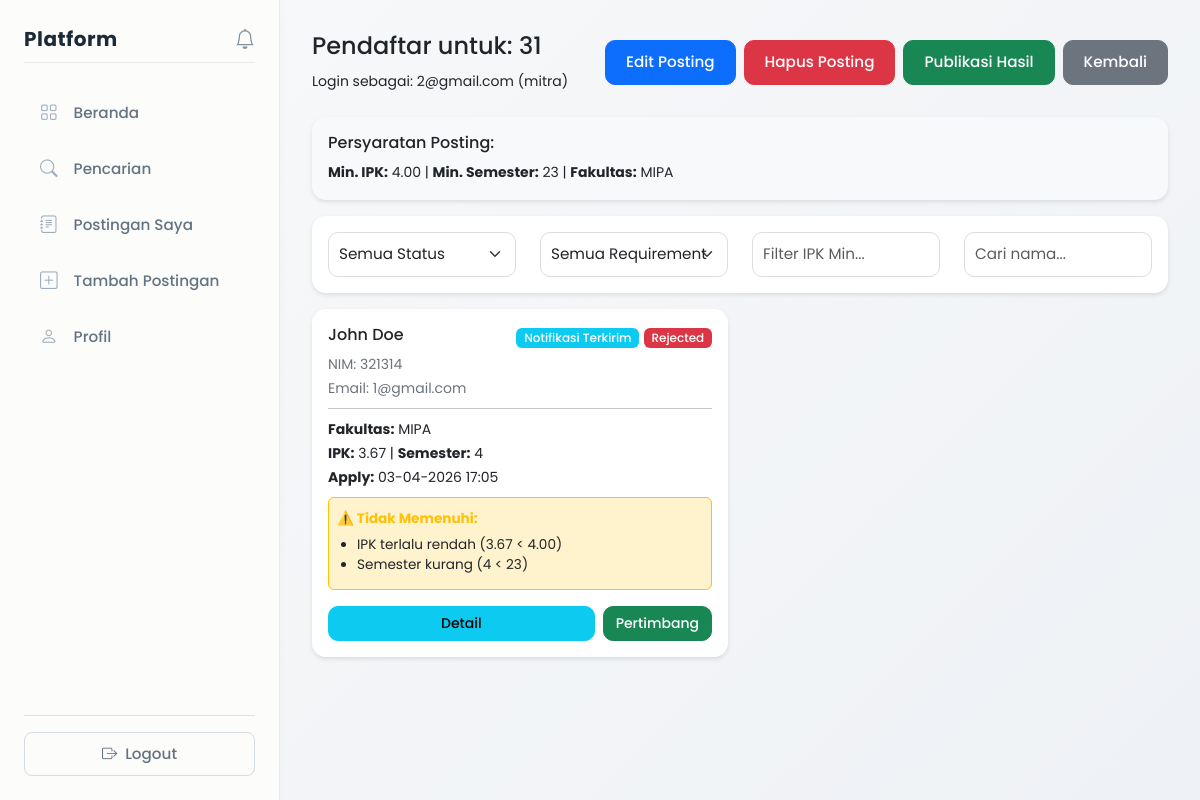
Screenshot of /views/mitra/applicants.php?id=4 (signed in) with the database file from the repository.
### tables this page shows
CREATE TABLE `peluang` (
  `id` int NOT NULL,
  `mitra_id` int NOT NULL,
  `judul` varchar(150) NOT NULL,
  `deskripsi` text NOT NULL,
  `tipe` enum('magang','kursus') NOT NULL,
  `lokasi` varchar(100) DEFAULT NULL,
  `kuota` int DEFAULT '0',
  `min_ipk` decimal(3,2) DEFAULT '0.00',
  `min_semester` int DEFAULT '1',
  `fakultas` varchar(100) DEFAULT NULL,
  `deadline` datetime NOT NULL,
  `status` enum('pending','approved','rejected') DEFAULT 'approved',
  `created_at` timestamp NULL DEFAULT CURRENT_TIMESTAMP,
  `closed_at` timestamp NULL DEFAULT NULL
);

CREATE TABLE `lamaran` (
  `id` int NOT NULL,
  `mahasiswa_id` int NOT NULL,
  `peluang_id` int NOT NULL,
  `is_recommended` tinyint(1) DEFAULT '0',
  `tanggal_apply` timestamp NULL DEFAULT CURRENT_TIMESTAMP,
  `status` enum('pending','accepted','rejected') DEFAULT 'pending',
  `result_published` tinyint(1) DEFAULT '0' COMMENT 'Status: 0=not published, 1=published to mahasiswa'
);

CREATE TABLE `mahasiswa` (
  `id` int NOT NULL,
  `user_id` int NOT NULL,
  `nim` varchar(20) DEFAULT NULL,
  `nama` varchar(100) DEFAULT NULL,
  `fakultas` varchar(100) DEFAULT NULL,
  `prodi` varchar(100) DEFAULT NULL,
  `angkatan` year DEFAULT NULL,
  `semester` int DEFAULT NULL,
  `ipk` decimal(3,2) DEFAULT NULL,
  `dpa_id` int DEFAULT NULL
);

CREATE TABLE `users` (
  `id` int NOT NULL,
  `email` varchar(100) NOT NULL,
  `password` varchar(255) NOT NULL,
  `role` enum('mahasiswa','mitra','admin','dpa') NOT NULL,
  `created_at` timestamp NULL DEFAULT CURRENT_TIMESTAMP,
  `status` enum('active','pending','inactive') DEFAULT 'active'
);

### views/mitra/applicants.php (the view, shortened to what this page needs)
<?php
include __DIR__ . '/../../config/database.php';
$peluang_id = (int)$_GET['id'];
$user_id = $_SESSION['user_id'];
$query = "SELECT id, judul FROM peluang WHERE id = ? AND mitra_id = ?";
$stmt = mysqli_prepare($conn, $query);
mysqli_stmt_bind_param($stmt, 'ii', $peluang_id, $user_id);
mysqli_stmt_execute($stmt);
$result = mysqli_stmt_get_result($stmt);
$post = mysqli_fetch_assoc($result);
$query = "SELECT l.id, l.tanggal_apply, l.status, l.is_recommended, l.result_published,
                 m.nim, m.nama, m.fakultas, m.ipk, m.semester,
                 u.email,
                 p.min_ipk, p.min_semester, p.fakultas as required_fakultas, p.tipe
          FROM lamaran l
          JOIN mahasiswa m ON l.mahasiswa_id = m.id
          JOIN users u ON m.user_id = u.id
          JOIN peluang p ON l.peluang_id = p.id
          WHERE l.peluang_id = ?
          ORDER BY l.tanggal_apply DESC";
$stmt = mysqli_prepare($conn, $query);
mysqli_stmt_bind_param($stmt, 'i', $peluang_id);
mysqli_stmt_execute($stmt);
$applications = mysqli_stmt_get_result($stmt);
?>
<!DOCTYPE html>
<html>
<head>
    <link href="https://cdn.jsdelivr.net/npm/bootstrap@5.3.0/dist/css/bootstrap.min.css" rel="stylesheet">
    <link rel="stylesheet" href="https://cdn.jsdelivr.net/npm/bootstrap-icons@1.11.0/font/bootstrap-icons.css">
    <link rel="stylesheet" href="../../assets/css/global.css">
    <link rel="stylesheet" href="../../assets/css/layout.css">
</head>
<body>
<div class="d-flex">
    <?php include __DIR__ . '/../layouts/sidebar.php'; ?>
    <div class="content">
        <div class="d-flex justify-content-between align-items-center mb-4">
            <div>
                <h4>Pendaftar untuk: <?php echo htmlspecialchars($post['judul']); ?></h4>
                <small>
                    Login sebagai: <?php echo htmlspecialchars($_SESSION['email']); ?> (mitra)
                </small>
            </div>
            <div class="d-flex gap-2">
                <a href="<?= BASE_URL ?>/views/mitra/edit_post.php?id=<?php echo $peluang_id; ?>" class="btn btn-primary">
                    Edit Posting
                </a>
                <button type="button" class="btn btn-danger"
                    onclick="deletePost(<?php echo $peluang_id; ?>, '<?php echo htmlspecialchars($post['judul']); ?>')">
                    Hapus Posting
                </button>
                <button type="button" class="btn btn-success"
                    onclick="publishResults(<?php echo $peluang_id; ?>, '<?php echo htmlspecialchars($post['judul']); ?>')">
                    Publikasi Hasil
                </button>
                <a href="my_posts.php" class="btn btn-secondary">Kembali</a>
            </div>
        </div>
        <?php
        $req_query = "SELECT min_ipk, min_semester, fakultas FROM peluang WHERE id = ?";
        $req_stmt = mysqli_prepare($conn, $req_query);
        mysqli_stmt_bind_param($req_stmt, 'i', $peluang_id);
        mysqli_stmt_execute($req_stmt);
        $req_result = mysqli_stmt_get_result($req_stmt);
        $requirements = mysqli_fetch_assoc($req_result);
        ?>
        <div class="card mb-3 bg-light">
            <div class="card-body">
                <h6>Persyaratan Posting:</h6>
                <small>
                    <strong>Min. IPK:</strong> <?php echo $requirements['min_ipk'] ?? 'Tidak ada'; ?> |
                    <strong>Min. Semester:</strong> <?php echo $requirements['min_semester'] ?? 'Tidak ada'; ?> |
                    <strong>Fakultas:</strong> <?php echo $requirements['fakultas'] ?? 'Semua'; ?>
                </small>
            </div>
        </div>
        <div class="card mb-3">
            <div class="card-body">
                <div class="row">
                    <div class="col-md-3">
                        <select class="form-select" id="filterStatus" onchange="filterApplications()">
                            <option value="">Semua Status</option>
                        </select>
                    </div>
                    <div class="col-md-3">
                        <select class="form-select" id="filterRequirement" onchange="filterApplications()">
                            <option value="">Semua Requirement</option>
                        </select>
                    </div>
                    <div class="col-md-3">
                        <input type="number" class="form-control" id="filterIPK" placeholder="Filter IPK Min..." onchange="filterApplications()">
                    </div>
                    <div class="col-md-3">
                        <input type="text" class="form-control" id="filterName" placeholder="Cari nama..." onkeyup="filterApplications()">
                    </div>
                </div>
            </div>
        </div>
        <div class="row">
            <?php if (mysqli_num_rows($applications) > 0):
                mysqli_data_seek($applications, 0);
                while ($app = mysqli_fetch_assoc($applications)):
                    $lacks_ipk = $app['min_ipk'] && $app['ipk'] < $app['min_ipk'];
                    $lacks_semester = $app['min_semester'] && $app['semester'] < $app['min_semester'];
                    $lacks_faculty = $app['required_fakultas'] && $app['fakultas'] !== $app['required_fakultas'];
                    $lacks_any = $lacks_ipk || $lacks_semester || $lacks_faculty;
                    $meets_all = !$lacks_any;
                    ?>
                    <div class="col-md-6 mb-3 applicant-card"
                         data-status="<?php echo $app['status']; ?>"
                         data-name="<?php echo strtolower($app['nama']); ?>"
                         data-ipk="<?php echo $app['ipk']; ?>"
                         data-meets="<?php echo $meets_all ? 'meets' : 'lacks'; ?>">
                        <div class="card h-100 <?php echo $lacks_any ? 'border-warning border-2' : 'border-success'; ?>">
                            <div class="card-body">
                                <div class="d-flex justify-content-between align-items-start mb-2">
                                    <div>
                                        <h6><?php echo htmlspecialchars($app['nama']); ?></h6>
                                        <small class="text-muted">
                                            NIM: <?php echo htmlspecialchars($app['nim']); ?><br>
                                            Email: <?php echo htmlspecialchars($app['email']); ?>
                                        </small>
                                    </div>
                                    <div class="text-end">
                                        <?php if ($app['result_published']): ?>
                                            <span class="badge bg-info">Notifikasi Terkirim</span>
                                        <?php endif; ?>
                                        <span class="badge
                                            <?php echo ($app['status'] == 'accepted') ? 'bg-success' :
                                                   (($app['status'] == 'rejected') ? 'bg-danger' : 'bg-warning'); ?>">
                                            <?php echo ucfirst($app['status']); ?>
                                        </span>
                                    </div>
                                </div>
                                <hr class="my-2">
                                <small>
                                    <strong>Fakultas:</strong> <?php echo htmlspecialchars($app['fakultas']); ?><br>
                                    <strong>IPK:</strong> <?php echo $app['ipk']; ?> | <strong>Semester:</strong> <?php echo $app['semester']; ?><br>
                                    <strong>Apply:</strong> <?php echo date('d-m-Y H:i', strtotime($app['tanggal_apply'])); ?>
                                </small>
                                <?php if ($lacks_any): ?>
                                    <div class="mt-2 p-2 bg-warning-light border border-warning rounded" style="background-color: #fff3cd;">
                                        <strong class="text-warning" style="color: #856404; font-size: 0.85rem;">⚠️ Tidak Memenuhi:</strong>
                                        <ul style="margin: 5px 0; padding-left: 20px; font-size: 0.85rem;">
                                            <?php if ($lacks_ipk): ?>
                                                <li>IPK terlalu rendah (<?php echo $app['ipk']; ?> < <?php echo $app['min_ipk']; ?>)</li>
                                            <?php endif; ?>
                                            <?php if ($lacks_semester): ?>
                                                <li>Semester kurang (<?php echo $app['semester']; ?> < <?php echo $app['min_semester']; ?>)</li>
                                            <?php endif; ?>
                                        </ul>
                                    </div>
                                <?php else: ?>
                                    <div class="mt-2 p-2 bg-success-light border border-success rounded" style="background-color: #d4edda;">
                                        <small style="color: #155724;"><strong>✓ Memenuhi semua persyaratan</strong></small>
                                    </div>
                                <?php endif; ?>
                                <div class="mt-3 d-flex gap-2">
                                    <a href="view_applicant.php?id=<?php echo $app['id']; ?>" class="btn btn-sm btn-info flex-grow-1">
                                        Detail
                                    </a>
                                    <?php if ($app['status'] == 'pending'): ?>
                                        <button type="button" class="btn btn-sm btn-success"
                                            onclick="acceptApplication(<?php echo $app['id']; ?>)">
                                            Terima
                                        </button>
                                        <button type="button" class="btn btn-sm btn-danger"
                                            onclick="rejectApplication(<?php echo $app['id']; ?>)">
                                            Tolak
                                        </button>
                                    <?php elseif ($app['status'] == 'rejected'): ?>
                                        <button type="button" class="btn btn-sm btn-success"
                                            onclick="acceptApplication(<?php echo $app['id']; ?>)">
                                            Pertimbang
                                        </button>
                                    <?php endif; ?>
                                </div>
                            </div>
                        </div>
                    </div>
                <?php endwhile;
            endif; ?>
        </div>
    </div>
</div>
</body>
</html>

### assets/css/global.css (style rules this page uses)
body { font-family: 'Poppins', sans-serif; background: linear-gradient(135deg, #f8f9fa, #eef1f5); margin: 0; padding: 0; }
.card { border: none; border-radius: 14px; box-shadow: 0 2px 4px rgba(0,0,0,0.1); }
.form-control, .form-select { border-radius: 10px; padding: 10px; border: 1px solid #ddd; font-size: 0.95rem; }
.btn { border-radius: 10px; padding: 10px 20px; font-weight: 500; font-size: 0.95rem; }
.btn-sm { padding: 6px 12px; font-size: 0.875rem; }
.mb-2 { margin-bottom: 0.5rem !important; }
.mb-3 { margin-bottom: 1rem !important; }
.mb-4 { margin-bottom: 1.5rem !important; }
.mt-2 { margin-top: 0.5rem !important; }
.mt-3 { margin-top: 1rem !important; }
.text-muted { color: #6c757d !important; }
.text-warning { color: #ffc107 !important; }
.badge { font-size: 0.75rem; font-weight: 500; padding: 0.35em 0.65em; }

### assets/css/layout.css (style rules this page uses)
.content { margin-left: 280px; padding: 2rem; flex: 1; min-height: 100vh; }

### rows the page displays
peluang: judul "31", min_ipk "4.00", min_semester "23", fakultas "MIPA"
lamaran: mahasiswa.nama "John Doe", mahasiswa.nim "321314", users.email "1@gmail.com", result_published "Notifikasi Terkirim", status "Rejected", mahasiswa.fakultas "MIPA", mahasiswa.ipk "3.67", mahasiswa.semester "4", tanggal_apply "03-04-2026 17:05", peluang.min_ipk "4.00", peluang.min_semester "23"

### other values shown
$_SESSION['email'] "2@gmail.com"
